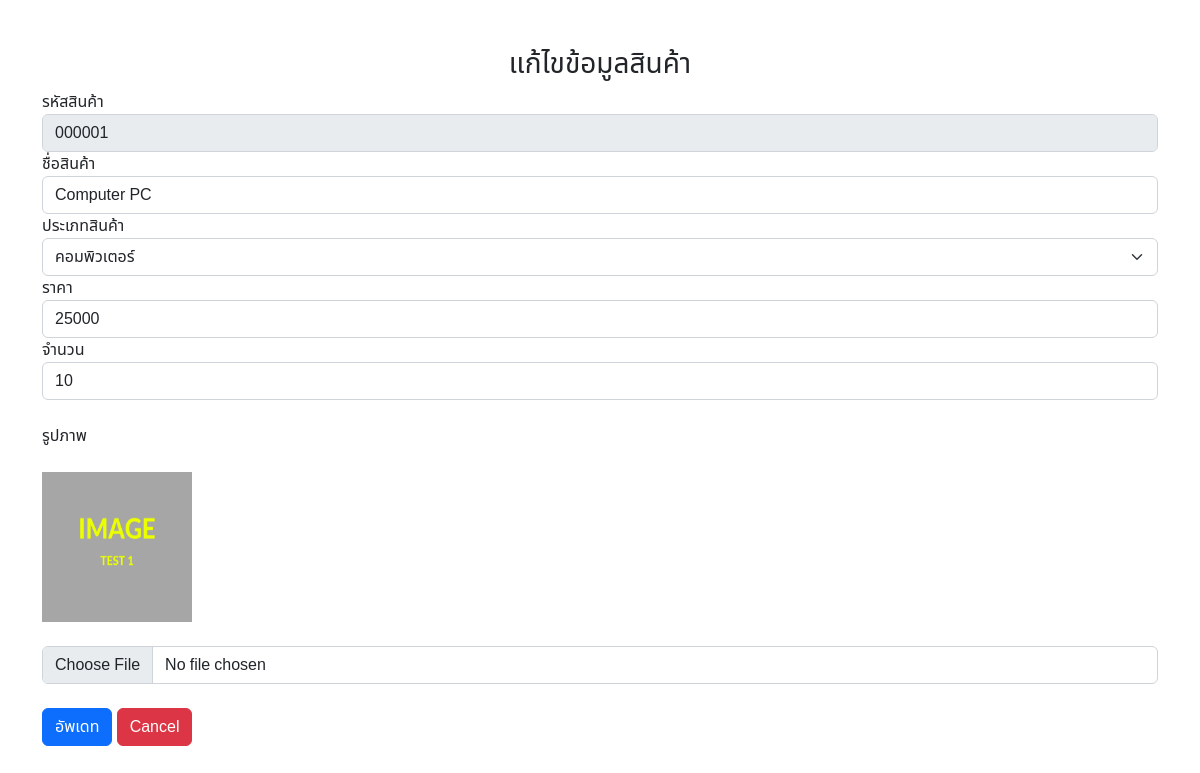
The app's page /edit_product.php?pro_id=000001 with its own data.
### tables this page shows
CREATE TABLE `product` (
  `pro_id` int(6) UNSIGNED ZEROFILL NOT NULL,
  `pro_name` varchar(100) NOT NULL,
  `type_id` int(3) UNSIGNED ZEROFILL NOT NULL,
  `price` float NOT NULL,
  `amount` int(11) NOT NULL,
  `image` varchar(100) NOT NULL
);

### edit_product.php (the view, shortened to what this page needs)
<?php
include "condb.php";
$pro_id = $_GET['pro_id'];
$sql = "SELECT * FROM product WHERE pro_id='$pro_id'";
$result = mysqli_query($conn, $sql);
$row_pro = mysqli_fetch_array($result);
?>
<!DOCTYPE html>
<html lang="en">
<head>
    <link rel="stylesheet" href="bootstrap/css/bootstrap.min.css">
</head>
<body>
    <div class="container mt-5">
        <div class="row">
            <div class="col-md-12">
                <h3 class="text-center">แก้ไขข้อมูลสินค้า</h3>
                <form action="update_product.php" method="POST" enctype="multipart/form-data">
                    <label for="">รหัสสินค้า</label>
                    <input type="text" name="pro_id" readonly class="form-control" value="<?php echo $row_pro['pro_id']; ?>">
                    <label for="">ชื่อสินค้า</label>
                    <input type="text" name="pro_name" class="form-control" value="<?php echo $row_pro['pro_name']; ?>">
                    <label for="">ประเภทสินค้า</label>
                    <?php
                        $q = "SELECT * FROM type";
                        $result = mysqli_query($conn, $q);
                    ?>
                    <select class="form-select" name="type_id" required>
                        <?php while ($row = mysqli_fetch_array($result, MYSQLI_NUM)) {
                            if ($row[0] == $row_pro['type_id']) {
                                echo "<option value='$row[0]' selected>$row[1]</option>";
                            } else {
                                echo "<option value='$row[0]'>$row[1]</option>";
                            }
                        } ?>
                    </select>
                    <label for="">ราคา</label>
                    <input type="number" name="price" class="form-control" value="<?php echo $row_pro['price']; ?>">
                    <label for="">จำนวน</label>
                    <input type="number" name="amount" class="form-control" value="<?php echo $row_pro['amount']; ?>"><br>
                    <label for="">รูปภาพ</label><br><br>
                    <img src="image/<?php echo $row_pro['image']; ?>" width="150px" height="150px"><br><br>
                    <input type="file" name="image" class="form-control"><br>
                    <input type="submit" class="btn btn-primary" value="อัพเดท">
                    <a href="show_product.php" class="btn btn-danger">Cancel</a>
                </form>
            </div>
        </div>
    </div>
</body>
</html>

### edit_product.php (style rules this page uses)
body { font-family: 'Noto Sans Thai', sans-serif; }

### records on screen
product: pro_id "000001", pro_name "Computer PC", price "25000", amount "10", image (picture)

### other values on screen
form field type_id "คอมพิวเตอร์"
